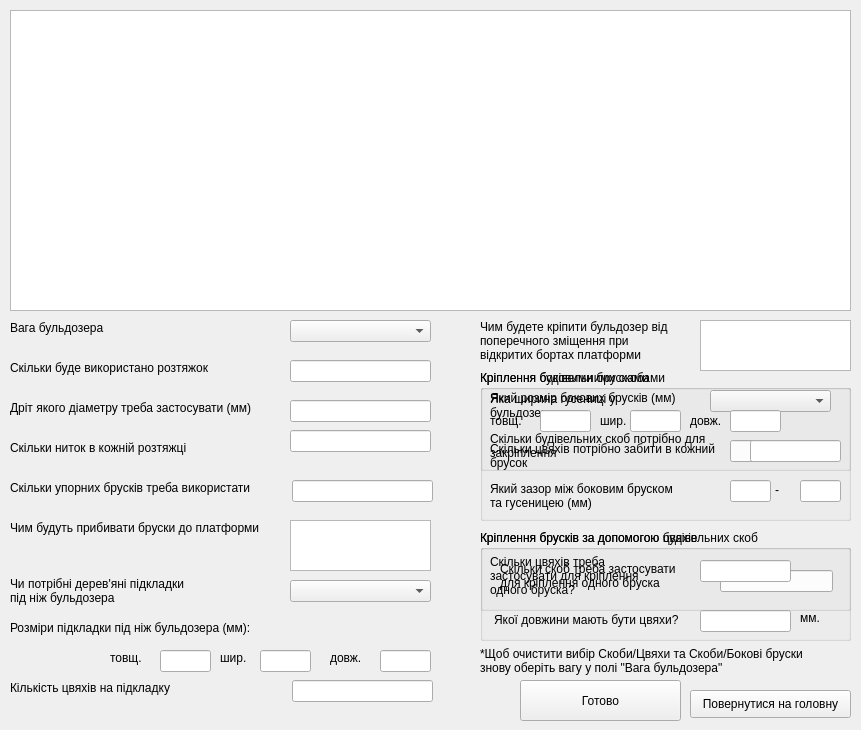
<?xml version="1.0" encoding="UTF-8"?>
<ui version="4.0">
 <class>Bulldozer_Form</class>
 <widget class="QWidget" name="Bulldozer_Form">
  <property name="geometry">
   <rect>
    <x>0</x>
    <y>0</y>
    <width>861</width>
    <height>730</height>
   </rect>
  </property>
  <property name="windowTitle">
   <string>Бульдозер Д-686 на платформі</string>
  </property>
  <widget class="QGraphicsView" name="graphicsView">
   <property name="geometry">
    <rect>
     <x>10</x>
     <y>10</y>
     <width>841</width>
     <height>301</height>
    </rect>
   </property>
  </widget>
  <widget class="QLabel" name="label">
   <property name="geometry">
    <rect>
     <x>10</x>
     <y>320</y>
     <width>181</width>
     <height>16</height>
    </rect>
   </property>
   <property name="text">
    <string>Вага бульдозера</string>
   </property>
  </widget>
  <widget class="QLabel" name="label_2">
   <property name="geometry">
    <rect>
     <x>10</x>
     <y>360</y>
     <width>221</width>
     <height>16</height>
    </rect>
   </property>
   <property name="text">
    <string>Скільки буде використано розтяжок</string>
   </property>
  </widget>
  <widget class="QLabel" name="label_3">
   <property name="geometry">
    <rect>
     <x>10</x>
     <y>400</y>
     <width>261</width>
     <height>16</height>
    </rect>
   </property>
   <property name="text">
    <string>Дріт якого діаметру треба застосувати (мм)</string>
   </property>
  </widget>
  <widget class="QLabel" name="label_4">
   <property name="geometry">
    <rect>
     <x>10</x>
     <y>440</y>
     <width>281</width>
     <height>16</height>
    </rect>
   </property>
   <property name="text">
    <string>Скільки ниток в кожній розтяжці</string>
   </property>
  </widget>
  <widget class="QLabel" name="label_5">
   <property name="geometry">
    <rect>
     <x>10</x>
     <y>480</y>
     <width>271</width>
     <height>16</height>
    </rect>
   </property>
   <property name="text">
    <string>Скільки упорних брусків треба використати</string>
   </property>
  </widget>
  <widget class="QLabel" name="label_6">
   <property name="geometry">
    <rect>
     <x>10</x>
     <y>520</y>
     <width>271</width>
     <height>16</height>
    </rect>
   </property>
   <property name="text">
    <string>Чим будуть прибивати бруски до платформи</string>
   </property>
  </widget>
  <widget class="QLabel" name="label_7">
   <property name="geometry">
    <rect>
     <x>480</x>
     <y>310</y>
     <width>221</width>
     <height>61</height>
    </rect>
   </property>
   <property name="text">
    <string>Чим будете кріпити бульдозер від
поперечного зміщення при
відкритих бортах платформи</string>
   </property>
  </widget>
  <widget class="QLabel" name="label_8">
   <property name="geometry">
    <rect>
     <x>10</x>
     <y>570</y>
     <width>201</width>
     <height>41</height>
    </rect>
   </property>
   <property name="text">
    <string>Чи потрібні дерев'яні підкладки
під ніж бульдозера</string>
   </property>
  </widget>
  <widget class="QLabel" name="label_9">
   <property name="geometry">
    <rect>
     <x>10</x>
     <y>620</y>
     <width>271</width>
     <height>16</height>
    </rect>
   </property>
   <property name="text">
    <string>Розміри підкладки під ніж бульдозера (мм):</string>
   </property>
  </widget>
  <widget class="QLabel" name="label_10">
   <property name="geometry">
    <rect>
     <x>110</x>
     <y>650</y>
     <width>41</width>
     <height>16</height>
    </rect>
   </property>
   <property name="text">
    <string>товщ.</string>
   </property>
  </widget>
  <widget class="QLabel" name="label_11">
   <property name="geometry">
    <rect>
     <x>220</x>
     <y>650</y>
     <width>31</width>
     <height>16</height>
    </rect>
   </property>
   <property name="text">
    <string>шир.</string>
   </property>
  </widget>
  <widget class="QLabel" name="label_12">
   <property name="geometry">
    <rect>
     <x>330</x>
     <y>650</y>
     <width>41</width>
     <height>16</height>
    </rect>
   </property>
   <property name="text">
    <string>довж.</string>
   </property>
  </widget>
  <widget class="QLabel" name="label_13">
   <property name="geometry">
    <rect>
     <x>10</x>
     <y>680</y>
     <width>181</width>
     <height>16</height>
    </rect>
   </property>
   <property name="text">
    <string>Кількість цвяхів на підкладку</string>
   </property>
  </widget>
  <widget class="QComboBox" name="comboBox">
   <property name="geometry">
    <rect>
     <x>290</x>
     <y>580</y>
     <width>141</width>
     <height>22</height>
    </rect>
   </property>
  </widget>
  <widget class="QComboBox" name="comboBox_2">
   <property name="geometry">
    <rect>
     <x>290</x>
     <y>320</y>
     <width>141</width>
     <height>22</height>
    </rect>
   </property>
  </widget>
  <widget class="QLineEdit" name="lineEdit">
   <property name="geometry">
    <rect>
     <x>290</x>
     <y>360</y>
     <width>141</width>
     <height>22</height>
    </rect>
   </property>
  </widget>
  <widget class="QLineEdit" name="lineEdit_2">
   <property name="geometry">
    <rect>
     <x>290</x>
     <y>400</y>
     <width>141</width>
     <height>22</height>
    </rect>
   </property>
  </widget>
  <widget class="QLineEdit" name="lineEdit_3">
   <property name="geometry">
    <rect>
     <x>290</x>
     <y>430</y>
     <width>141</width>
     <height>22</height>
    </rect>
   </property>
  </widget>
  <widget class="QLineEdit" name="lineEdit_4">
   <property name="geometry">
    <rect>
     <x>292</x>
     <y>480</y>
     <width>141</width>
     <height>22</height>
    </rect>
   </property>
  </widget>
  <widget class="QLineEdit" name="lineEdit_5">
   <property name="geometry">
    <rect>
     <x>160</x>
     <y>650</y>
     <width>51</width>
     <height>22</height>
    </rect>
   </property>
  </widget>
  <widget class="QLineEdit" name="lineEdit_6">
   <property name="geometry">
    <rect>
     <x>260</x>
     <y>650</y>
     <width>51</width>
     <height>22</height>
    </rect>
   </property>
  </widget>
  <widget class="QLineEdit" name="lineEdit_7">
   <property name="geometry">
    <rect>
     <x>380</x>
     <y>650</y>
     <width>51</width>
     <height>22</height>
    </rect>
   </property>
  </widget>
  <widget class="QLineEdit" name="lineEdit_8">
   <property name="geometry">
    <rect>
     <x>292</x>
     <y>680</y>
     <width>141</width>
     <height>22</height>
    </rect>
   </property>
  </widget>
  <widget class="QPushButton" name="pushButton">
   <property name="geometry">
    <rect>
     <x>690</x>
     <y>690</y>
     <width>161</width>
     <height>28</height>
    </rect>
   </property>
   <property name="text">
    <string>Повернутися на головну</string>
   </property>
  </widget>
  <widget class="QPushButton" name="pushButton_2">
   <property name="geometry">
    <rect>
     <x>520</x>
     <y>680</y>
     <width>161</width>
     <height>41</height>
    </rect>
   </property>
   <property name="text">
    <string>Готово</string>
   </property>
  </widget>
  <widget class="QGroupBox" name="groupBox">
   <property name="geometry">
    <rect>
     <x>480</x>
     <y>530</y>
     <width>371</width>
     <height>81</height>
    </rect>
   </property>
   <property name="title">
    <string>Кріплення брусків за допомогою будівельних скоб</string>
   </property>
   <widget class="QLabel" name="label_15">
    <property name="geometry">
     <rect>
      <x>20</x>
      <y>30</y>
      <width>201</width>
      <height>31</height>
     </rect>
    </property>
    <property name="text">
     <string>Скільки скоб треба застосувати
для кріплення одного бруска</string>
    </property>
   </widget>
   <widget class="QLineEdit" name="lineEdit_9">
    <property name="geometry">
     <rect>
      <x>240</x>
      <y>40</y>
      <width>113</width>
      <height>22</height>
     </rect>
    </property>
   </widget>
  </widget>
  <widget class="QGroupBox" name="groupBox_2">
   <property name="geometry">
    <rect>
     <x>480</x>
     <y>370</y>
     <width>371</width>
     <height>101</height>
    </rect>
   </property>
   <property name="title">
    <string>Кріплення будівельними скобами</string>
   </property>
   <widget class="QLabel" name="label_16">
    <property name="geometry">
     <rect>
      <x>10</x>
      <y>20</y>
      <width>151</width>
      <height>31</height>
     </rect>
    </property>
    <property name="text">
     <string>Яка ширина гусениці у
бульдозера</string>
    </property>
   </widget>
   <widget class="QLabel" name="label_17">
    <property name="geometry">
     <rect>
      <x>10</x>
      <y>60</y>
      <width>241</width>
      <height>31</height>
     </rect>
    </property>
    <property name="text">
     <string>Скільки будівельних скоб потрібно для
закріплення</string>
    </property>
   </widget>
   <widget class="QComboBox" name="comboBox_3">
    <property name="geometry">
     <rect>
      <x>230</x>
      <y>20</y>
      <width>121</width>
      <height>22</height>
     </rect>
    </property>
   </widget>
   <widget class="QLineEdit" name="lineEdit_10">
    <property name="geometry">
     <rect>
      <x>250</x>
      <y>70</y>
      <width>101</width>
      <height>22</height>
     </rect>
    </property>
   </widget>
  </widget>
  <widget class="QGroupBox" name="groupBox_3">
   <property name="geometry">
    <rect>
     <x>480</x>
     <y>370</y>
     <width>371</width>
     <height>151</height>
    </rect>
   </property>
   <property name="title">
    <string>Кріплення боковими брусками</string>
   </property>
   <widget class="QLabel" name="label_18">
    <property name="geometry">
     <rect>
      <x>10</x>
      <y>20</y>
      <width>201</width>
      <height>16</height>
     </rect>
    </property>
    <property name="text">
     <string>Який розмір бокових брусків (мм)</string>
    </property>
   </widget>
   <widget class="QLineEdit" name="lineEdit_11">
    <property name="geometry">
     <rect>
      <x>60</x>
      <y>40</y>
      <width>51</width>
      <height>22</height>
     </rect>
    </property>
   </widget>
   <widget class="QLineEdit" name="lineEdit_12">
    <property name="geometry">
     <rect>
      <x>150</x>
      <y>40</y>
      <width>51</width>
      <height>22</height>
     </rect>
    </property>
   </widget>
   <widget class="QLineEdit" name="lineEdit_13">
    <property name="geometry">
     <rect>
      <x>250</x>
      <y>40</y>
      <width>51</width>
      <height>22</height>
     </rect>
    </property>
   </widget>
   <widget class="QLabel" name="label_19">
    <property name="geometry">
     <rect>
      <x>10</x>
      <y>70</y>
      <width>251</width>
      <height>31</height>
     </rect>
    </property>
    <property name="text">
     <string>Скільки цвяхів потрібно забити в кожний
брусок</string>
    </property>
   </widget>
   <widget class="QLineEdit" name="lineEdit_14">
    <property name="geometry">
     <rect>
      <x>270</x>
      <y>70</y>
      <width>91</width>
      <height>22</height>
     </rect>
    </property>
   </widget>
   <widget class="QLabel" name="label_20">
    <property name="geometry">
     <rect>
      <x>10</x>
      <y>110</y>
      <width>211</width>
      <height>31</height>
     </rect>
    </property>
    <property name="text">
     <string>Який зазор між боковим бруском
та гусеницею (мм)</string>
    </property>
   </widget>
   <widget class="QLineEdit" name="lineEdit_15">
    <property name="geometry">
     <rect>
      <x>250</x>
      <y>110</y>
      <width>41</width>
      <height>22</height>
     </rect>
    </property>
   </widget>
   <widget class="QLabel" name="label_24">
    <property name="geometry">
     <rect>
      <x>295</x>
      <y>110</y>
      <width>16</width>
      <height>20</height>
     </rect>
    </property>
    <property name="text">
     <string>-</string>
    </property>
   </widget>
   <widget class="QLineEdit" name="lineEdit_18">
    <property name="geometry">
     <rect>
      <x>320</x>
      <y>110</y>
      <width>41</width>
      <height>22</height>
     </rect>
    </property>
   </widget>
   <widget class="QLabel" name="label_26">
    <property name="geometry">
     <rect>
      <x>210</x>
      <y>40</y>
      <width>41</width>
      <height>21</height>
     </rect>
    </property>
    <property name="text">
     <string>довж.</string>
    </property>
   </widget>
   <widget class="QLabel" name="label_25">
    <property name="geometry">
     <rect>
      <x>10</x>
      <y>40</y>
      <width>41</width>
      <height>21</height>
     </rect>
    </property>
    <property name="text">
     <string>товщ.</string>
    </property>
   </widget>
   <widget class="QLabel" name="label_14">
    <property name="geometry">
     <rect>
      <x>120</x>
      <y>40</y>
      <width>31</width>
      <height>21</height>
     </rect>
    </property>
    <property name="text">
     <string>шир.</string>
    </property>
   </widget>
  </widget>
  <widget class="QGroupBox" name="groupBox_4">
   <property name="geometry">
    <rect>
     <x>480</x>
     <y>530</y>
     <width>371</width>
     <height>111</height>
    </rect>
   </property>
   <property name="title">
    <string>Кріплення брусків за допомогою цвяхів</string>
   </property>
   <widget class="QLabel" name="label_21">
    <property name="geometry">
     <rect>
      <x>10</x>
      <y>20</y>
      <width>191</width>
      <height>51</height>
     </rect>
    </property>
    <property name="text">
     <string>Скільки цвяхів треба
застосувати для кріплення
одного бруска?</string>
    </property>
   </widget>
   <widget class="QLineEdit" name="lineEdit_16">
    <property name="geometry">
     <rect>
      <x>220</x>
      <y>30</y>
      <width>91</width>
      <height>22</height>
     </rect>
    </property>
   </widget>
   <widget class="QLabel" name="label_22">
    <property name="geometry">
     <rect>
      <x>14</x>
      <y>80</y>
      <width>201</width>
      <height>20</height>
     </rect>
    </property>
    <property name="text">
     <string>Якої довжини мають бути цвяхи?</string>
    </property>
   </widget>
   <widget class="QLineEdit" name="lineEdit_17">
    <property name="geometry">
     <rect>
      <x>220</x>
      <y>80</y>
      <width>91</width>
      <height>22</height>
     </rect>
    </property>
   </widget>
   <widget class="QLabel" name="label_23">
    <property name="geometry">
     <rect>
      <x>320</x>
      <y>80</y>
      <width>21</width>
      <height>16</height>
     </rect>
    </property>
    <property name="text">
     <string>мм.</string>
    </property>
   </widget>
  </widget>
  <widget class="QListWidget" name="listWidget">
   <property name="geometry">
    <rect>
     <x>290</x>
     <y>520</y>
     <width>141</width>
     <height>51</height>
    </rect>
   </property>
  </widget>
  <widget class="QListWidget" name="listWidget_2">
   <property name="geometry">
    <rect>
     <x>700</x>
     <y>320</y>
     <width>151</width>
     <height>51</height>
    </rect>
   </property>
  </widget>
  <widget class="QLabel" name="label_27">
   <property name="geometry">
    <rect>
     <x>480</x>
     <y>645</y>
     <width>371</width>
     <height>31</height>
    </rect>
   </property>
   <property name="text">
    <string>*Щоб очистити вибір Скоби/Цвяхи та Скоби/Бокові бруски
знову оберіть вагу у полі &quot;Вага бульдозера&quot;</string>
   </property>
  </widget>
 </widget>
 <resources/>
 <connections/>
</ui>
